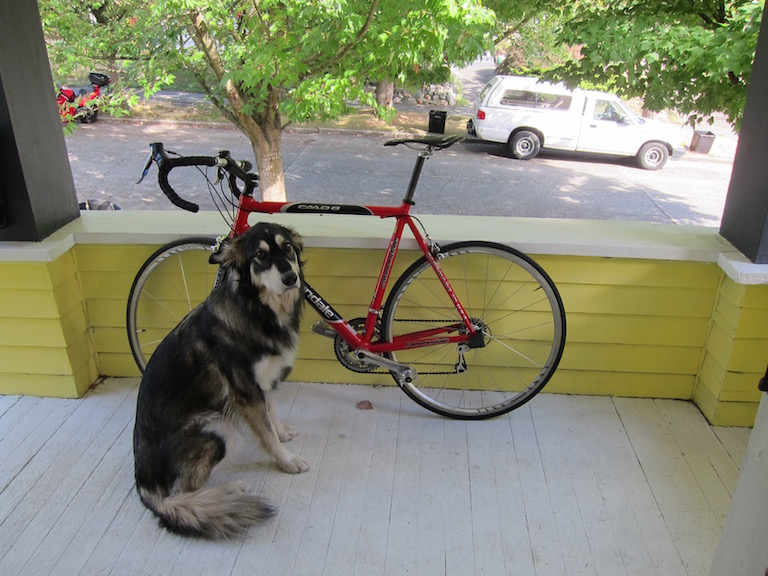
#> input picture dog.jpg, 768 x 576 px
$ jupyter execute --allow-errors usage_README.ipynb   (Python 2 division)
#> lines starting #> are read from the running program, lines starting #| are printed output that depends on the picture
# Usage of Imgaug

[cell 1]
from Imgaug import RotationTransform , FlipTransform ,BrightnessAugmentation ,ContrastTranform ,Kmeans , Imgaug , TiltImages

[cell 2]
#-*- coding:utf-8 -*-
import numpy as np
from PIL import Image
import matplotlib.pyplot as plt
import matplotlib.patches as patches
import numpy.random as npr
import random
import cv2

README <br>
변환 행렬을 구하는것이 시간이 좀 오래걸립니다. 0.23초 정도 걸리는듯 한데 <br> mask 양이 늘어나거나  , 이미지 크기가 증가하거나 , cpu 연산 속도가 떨어지면 더 시간이 오래 걸릴 것입니다.<br>
그리고 제 코드중 mask의 rotate 을 할때 bbox 의 x1,y1,x2,y2 좌표를 이미지에 매칭시킨후 <br>이미지를 돌리고 회전된 이미지에서 다시 rectangle 을
찾는 방식입니다. <br>변환 행렬을 구하고 좌표를 변환 행렬에 넣어서 새로운 좌표를 얻는 방식이면 시간이 좀더 단축될것 같습니다.<br>(지금은 좌표를 매칭한 이미지를 돌리는 방식이라서 시간이 오래 걸립니다)

Tensorflow 에서는 input pipeline 에서 이미지를 queue 에 넣을때 병렬로 preprocessing 을 하면서 학습 모델을 학습 시키기 때문에 상관이 없는데
Pytorch 에서는 위 방법을 쓸수 있는지 모르겠네요.
알아본 방법에는 GPU을 통해 이미지 Augmentation 을 시킬수 있다고 하는데 그 방법을 한번 적용해보시는게 어떨까 싶습니다.

ref : https://github.com/NVIDIA/DALI

Randomly Tilt , Rotate , Flip Flop 은
return 형태가 np_img (transformed ) 그리고 좌표들입니다 .
그리고 bight 와 contrast 변경은 단순히 return 이 numpy 입니다 .

그리고 모든 라이브러리의 input 은 numpy 로 주셔야 합니다.

# Original Image

[cell 3]
img = Image.open('dog.jpg')
#> img is the input picture: PIL image 768x576 RGB; mean R, G, B 134.4, 135.7, 114.1
coord_bike = [124,134,124+ 443,134+286]
coord_car = [468,74,468+218,74+96]
coord_dog = [131,219,131+180,219+324]
fig = plt.figure()
ax=fig.add_subplot(111)
rect_1 = patches.Rectangle((468,74) , 218 ,96 ,fill='')
rect_2 = patches.Rectangle((124,134) , 443 ,286 ,fill='')
rect_3 = patches.Rectangle((131,219) , 180 ,324 ,fill='')
ax.add_patch(rect_1 )
ax.add_patch(rect_2 )
ax.add_patch(rect_3 )
ax.imshow(img)
ax.set_xlabel('Original Image')
plt.show()
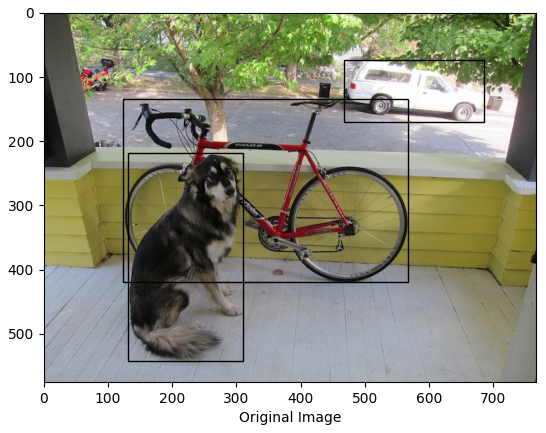
#> figure drawn by matplotlib, 1 panel
